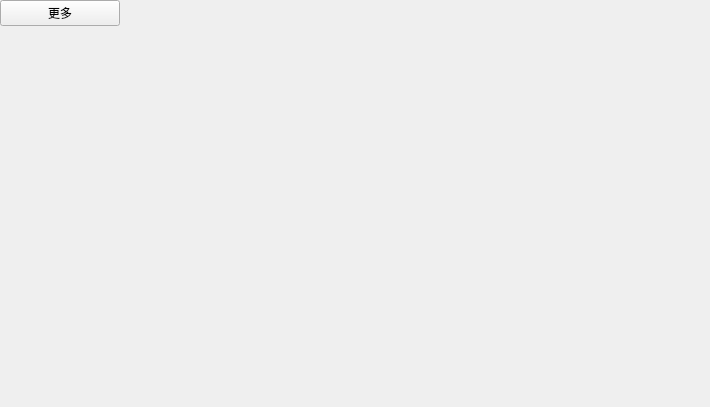
<?xml version="1.0" encoding="UTF-8"?>
<ui version="4.0">
 <class>frmMore</class>
 <widget class="QWidget" name="frmMore">
  <property name="geometry">
   <rect>
    <x>0</x>
    <y>0</y>
    <width>710</width>
    <height>407</height>
   </rect>
  </property>
  <property name="windowTitle">
   <string>Form</string>
  </property>
  <layout class="QHBoxLayout" name="horizontalLayout">
   <property name="spacing">
    <number>0</number>
   </property>
   <property name="margin">
    <number>0</number>
   </property>
   <item>
    <widget class="QWidget" name="widget" native="true">
     <property name="minimumSize">
      <size>
       <width>120</width>
       <height>0</height>
      </size>
     </property>
     <layout class="QVBoxLayout" name="verticalLayout">
      <property name="spacing">
       <number>0</number>
      </property>
      <property name="margin">
       <number>0</number>
      </property>
      <item>
       <widget class="QPushButton" name="btnMore">
        <property name="text">
         <string>更多</string>
        </property>
       </widget>
      </item>
      <item>
       <spacer name="verticalSpacer">
        <property name="orientation">
         <enum>Qt::Vertical</enum>
        </property>
        <property name="sizeHint" stdset="0">
         <size>
          <width>20</width>
          <height>381</height>
         </size>
        </property>
       </spacer>
      </item>
     </layout>
    </widget>
   </item>
   <item>
    <widget class="QWidget" name="widget_2" native="true">
     <property name="sizePolicy">
      <sizepolicy hsizetype="Expanding" vsizetype="Preferred">
       <horstretch>0</horstretch>
       <verstretch>0</verstretch>
      </sizepolicy>
     </property>
    </widget>
   </item>
  </layout>
 </widget>
 <resources/>
 <connections/>
</ui>
